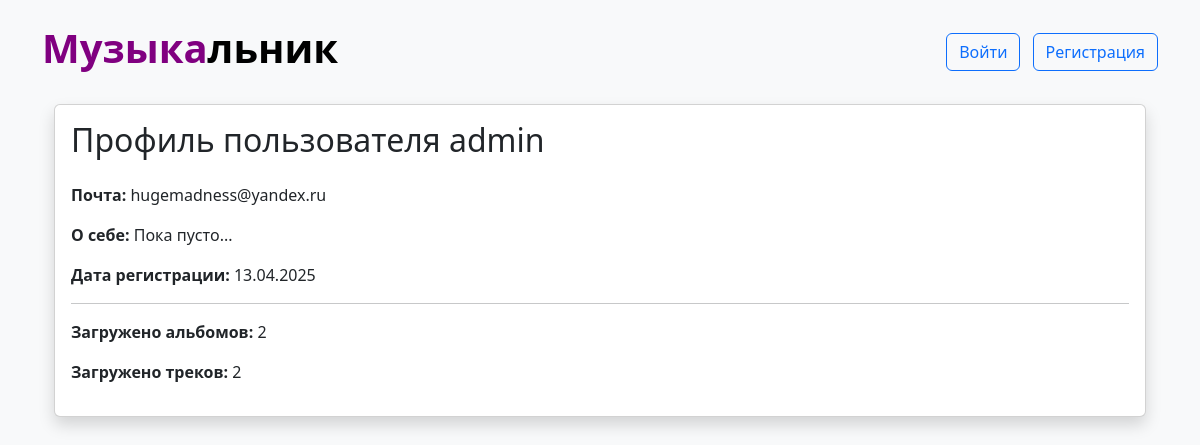
Before: /profile/1 with the older database file.
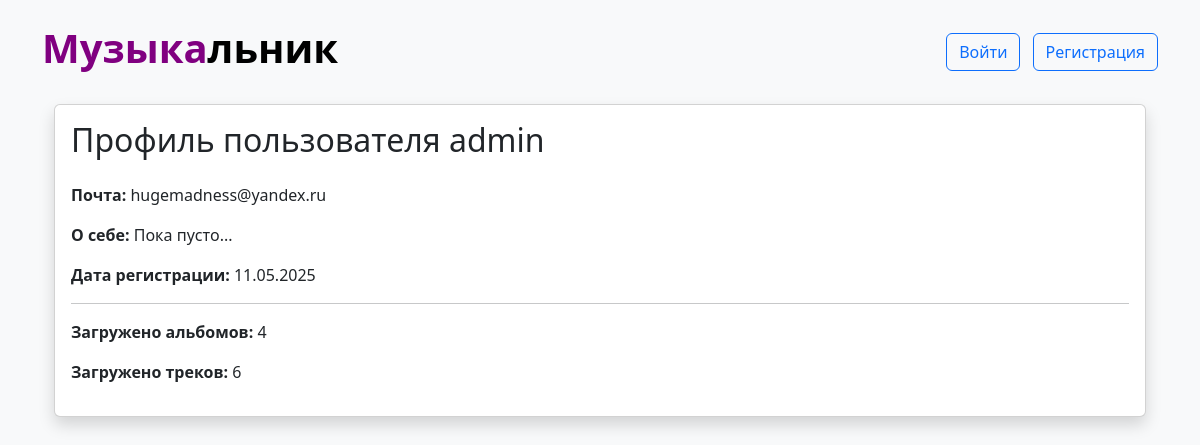
After: the same page with the newer database file.
### data/users.py (models this page shows, shortened)
class User(SqlAlchemyBase, UserMixin, SerializerMixin):
    __tablename__ = 'users'
    id = sqlalchemy.Column(sqlalchemy.Integer,
                           primary_key=True, autoincrement=True)
    name = sqlalchemy.Column(sqlalchemy.String, unique=True, nullable=True)
    about = sqlalchemy.Column(sqlalchemy.String, nullable=True, default='')
    email = sqlalchemy.Column(sqlalchemy.String,
                              index=True, unique=True, nullable=True)
    hashed_password = sqlalchemy.Column(sqlalchemy.String, nullable=True)
    created_date = sqlalchemy.Column(sqlalchemy.DateTime,
                                     default=datetime.datetime.now)
    albums = orm.relationship("Album", back_populates='user')
    tracks = orm.relationship("Track", back_populates='user')

### main.py (the view)
@app.route('/profile/<int:user_id>')
def profile(user_id):
    db_sess = db_session.create_session()
    user = db_sess.query(User).filter(User.id == user_id).first()
    return render_template('profile.html', title='Профиль – Музыкальник', user=user)

### data/db_session.py (called while the page is built)
def create_session() -> Session:
    global __factory
    return __factory()

### templates/profile.html (shortened to what this page needs)
{% extends "base_unite.html" %}
{% block content %}
<div class="container mt-4">
    <div class="card shadow rounded">
        <div class="card-body">
            <h2 class="card-title mb-4">Профиль пользователя {{user.name}}</h2>
            <p><strong>Почта:</strong> {{user.email}}</p>
            <p><strong>О себе:</strong> {{user.about or "Пока пусто..." }}</p>
            <p><strong>Дата регистрации:</strong> {{ user.created_date.strftime('%d.%m.%Y') }}</p>
            <hr>
            <p><strong>Загружено альбомов:</strong> {{ user.albums|length }}</p>
            <p><strong>Загружено треков:</strong> {{ user.tracks|length }}</p>
        </div>
    </div>
</div>
{% endblock %}

Changed rows visible on the page:
changed User "admin": created_date "13.04.2025" → "11.05.2025"
Other visible differences:
{{ user.albums|length }}: "2" → "4"
{{ user.tracks|length }}: "2" → "6"
